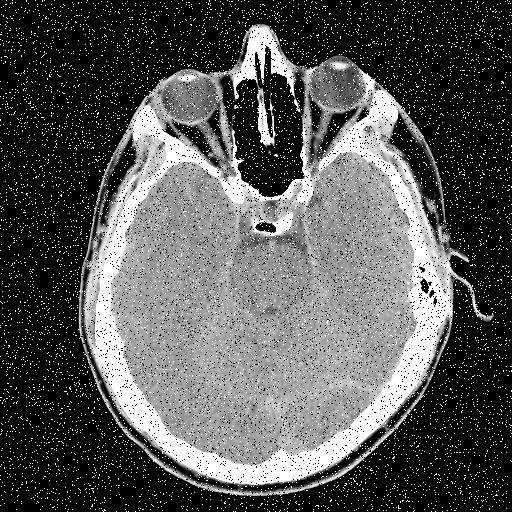
%> input picture LAB6_593020413_8/img6_1.TIF, 512 x 512 px
$ octave LAB6_1_1.m   (GNU Octave 9; MATLAB toolbox functions it lacks are replaced by stand-ins)
%> lines starting %> are read from the running program, lines starting %| are printed output that depends on the picture
%Chaiwat Kaewmukdasawan 593020413-8

img=imread('img6_1.tif'); %??????????? img6_1.tif ??????????????? img
%> img is the input picture: size 512x512 uint8; min 0, max 255, mean 85.2
Z = medfilt2(img) %??????????? matlab (?? noise) ??????????????????? Z
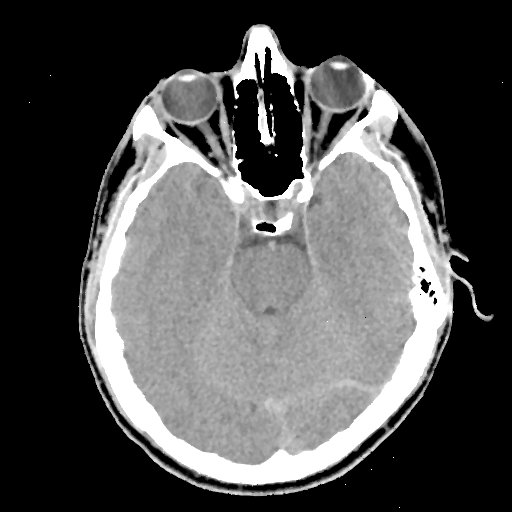
%> Z: size 512x512 uint8; min 0, max 255, mean 80.4
imshowpair(img,Z,'montage') %???????????????????/??????????????????
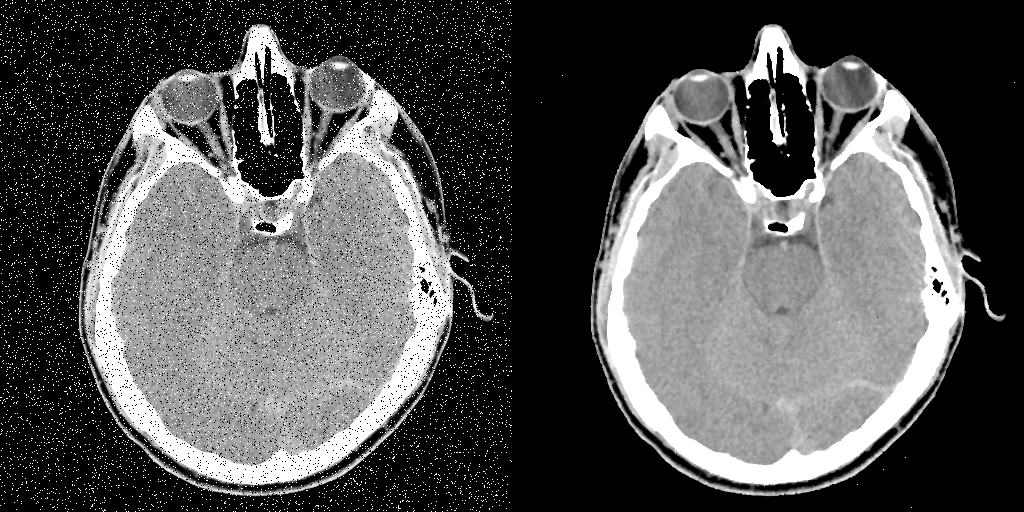
%> displayed picture: size 512x1024, on the screen's scale of 0 to 255; min 0, max 255, mean 82.8

$ run again, with LAB6_593020413_8/img6_2.TIF copied over LAB6_593020413_8/img6_1.TIF
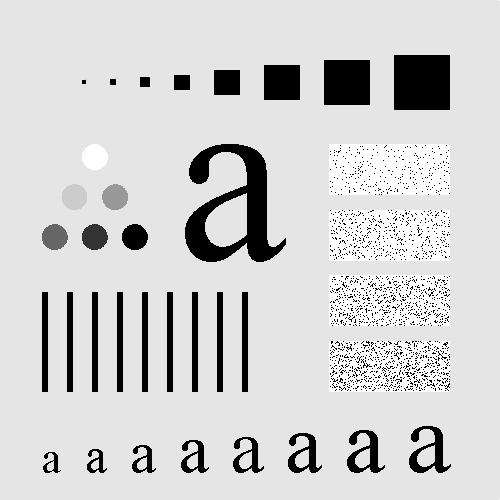
%> input picture LAB6_593020413_8/img6_2.TIF, 500 x 500 px
%> img is the input picture: size 500x500 uint8; min 0, max 255, mean 207.4
%> `Z = medfilt2(img)`:
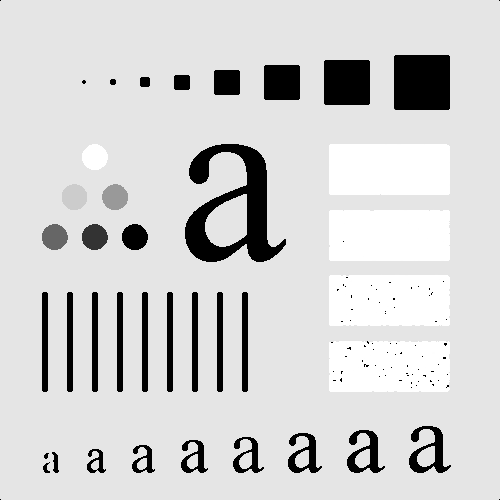
%> Z: size 500x500 uint8; min 0, max 255, mean 210.3
%> `imshowpair(img,Z,'montage')`:
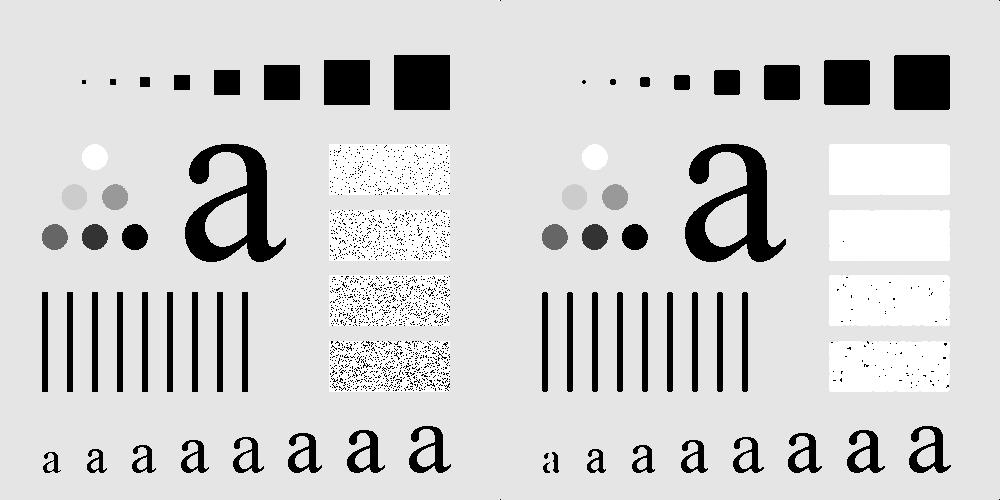
%> displayed picture: size 500x1000, on the screen's scale of 0 to 255; min 0, max 255, mean 208.9
